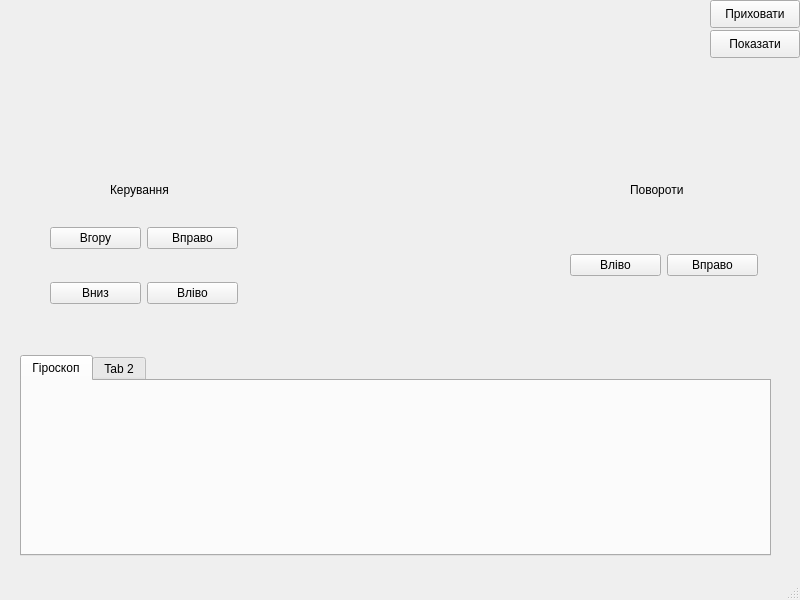
<?xml version="1.0" encoding="UTF-8"?>
<ui version="4.0">
 <class>MainWindow</class>
 <widget class="QMainWindow" name="MainWindow">
  <property name="geometry">
   <rect>
    <x>0</x>
    <y>0</y>
    <width>800</width>
    <height>600</height>
   </rect>
  </property>
  <property name="windowTitle">
   <string>MainWindow</string>
  </property>
  <widget class="QWidget" name="centralwidget">
   <widget class="QTabWidget" name="tabWidget">
    <property name="geometry">
     <rect>
      <x>20</x>
      <y>355</y>
      <width>751</width>
      <height>201</height>
     </rect>
    </property>
    <property name="currentIndex">
     <number>0</number>
    </property>
    <widget class="QWidget" name="tab">
     <attribute name="title">
      <string>Гіроскоп</string>
     </attribute>
    </widget>
    <widget class="QWidget" name="tab_2">
     <attribute name="title">
      <string>Tab 2</string>
     </attribute>
    </widget>
   </widget>
   <widget class="QPushButton" name="pushButton">
    <property name="geometry">
     <rect>
      <x>710</x>
      <y>0</y>
      <width>90</width>
      <height>28</height>
     </rect>
    </property>
    <property name="text">
     <string>Приховати</string>
    </property>
   </widget>
   <widget class="QPushButton" name="pushButton_6">
    <property name="geometry">
     <rect>
      <x>710</x>
      <y>30</y>
      <width>90</width>
      <height>28</height>
     </rect>
    </property>
    <property name="text">
     <string>Показати</string>
    </property>
   </widget>
   <widget class="QLabel" name="label">
    <property name="geometry">
     <rect>
      <x>110</x>
      <y>180</y>
      <width>90</width>
      <height>20</height>
     </rect>
    </property>
    <property name="text">
     <string>Керування</string>
    </property>
   </widget>
   <widget class="QWidget" name="gridLayoutWidget">
    <property name="geometry">
     <rect>
      <x>50</x>
      <y>200</y>
      <width>188</width>
      <height>131</height>
     </rect>
    </property>
    <layout class="QGridLayout" name="gridLayout">
     <item row="1" column="0">
      <widget class="QPushButton" name="pushButton_3">
       <property name="text">
        <string>Вниз</string>
       </property>
      </widget>
     </item>
     <item row="0" column="0">
      <widget class="QPushButton" name="pushButton_2">
       <property name="text">
        <string>Вгору</string>
       </property>
      </widget>
     </item>
     <item row="1" column="1">
      <widget class="QPushButton" name="pushButton_4">
       <property name="text">
        <string>Вліво</string>
       </property>
      </widget>
     </item>
     <item row="0" column="1">
      <widget class="QPushButton" name="pushButton_5">
       <property name="text">
        <string>Вправо</string>
       </property>
      </widget>
     </item>
    </layout>
   </widget>
   <widget class="QLabel" name="label_2">
    <property name="geometry">
     <rect>
      <x>630</x>
      <y>180</y>
      <width>90</width>
      <height>20</height>
     </rect>
    </property>
    <property name="text">
     <string>Повороти</string>
    </property>
   </widget>
   <widget class="QWidget" name="gridLayoutWidget_2">
    <property name="geometry">
     <rect>
      <x>570</x>
      <y>200</y>
      <width>188</width>
      <height>131</height>
     </rect>
    </property>
    <layout class="QGridLayout" name="gridLayout_2">
     <item row="1" column="0">
      <widget class="QPushButton" name="pushButton_8">
       <property name="text">
        <string>Вліво</string>
       </property>
      </widget>
     </item>
     <item row="1" column="1">
      <widget class="QPushButton" name="pushButton_9">
       <property name="text">
        <string>Вправо</string>
       </property>
      </widget>
     </item>
    </layout>
   </widget>
   <widget class="QLabel" name="label_3">
    <property name="geometry">
     <rect>
      <x>27</x>
      <y>75</y>
      <width>741</width>
      <height>451</height>
     </rect>
    </property>
    <property name="text">
     <string/>
    </property>
   </widget>
   <zorder>label_3</zorder>
   <zorder>pushButton</zorder>
   <zorder>tabWidget</zorder>
   <zorder>pushButton_6</zorder>
   <zorder>label</zorder>
   <zorder>gridLayoutWidget</zorder>
   <zorder>label_2</zorder>
   <zorder>gridLayoutWidget_2</zorder>
  </widget>
  <widget class="QMenuBar" name="menubar">
   <property name="geometry">
    <rect>
     <x>0</x>
     <y>0</y>
     <width>800</width>
     <height>22</height>
    </rect>
   </property>
  </widget>
  <widget class="QStatusBar" name="statusbar"/>
 </widget>
 <resources/>
 <connections/>
</ui>
